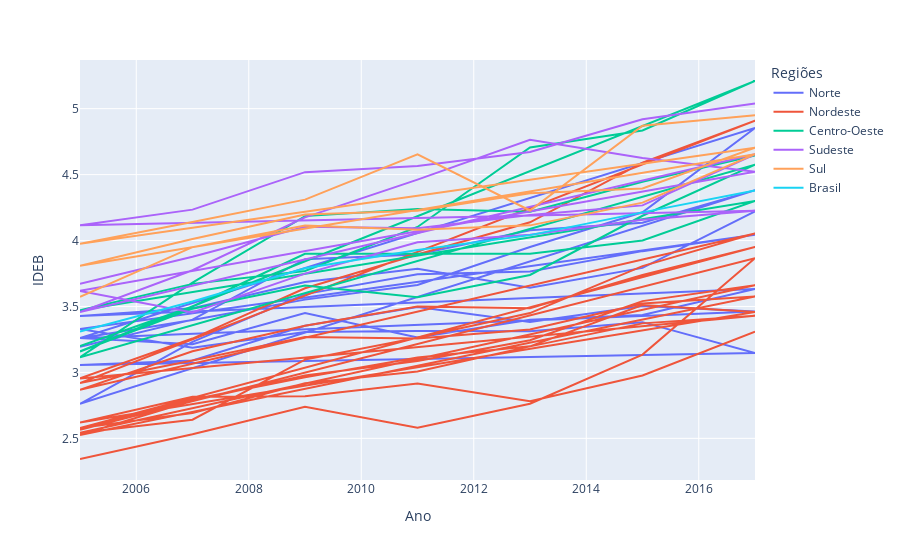

Here is the notebook cell this chart was saved with:
### Code cell
px.line(grouped, x="Ano", y="IDEB", color="Regiões")

### Figure 1 — Plotly figure (JSON) as saved in the notebook; plotly's stock layout.template omitted (floating-point values rounded to 4 significant figures)
{"data": [{"hovertemplate": "Regiões=Norte<br>Ano=%{x}<br>IDEB=%{y}<extra></extra>", "legendgroup": "Norte", "line": {"color": "#636efa", "dash": "solid"}, "mode": "lines", "name": "Norte", "orientation": "v", "showlegend": true, "type": "scatter", "x": [2005, 2007, 2009, 2011, 2013, 2015, 2017, 2005, 2007, 2009, 2011, 2013, 2015, 2017, 2005, 2007, 2009, 2011, 2013, 2015, 2017, 2005, 2007, 2009, 2011, 2013, 2015, 2017, 2005, 2007, 2009, 2011, 2013, 2015, 2017, 2005, 2007, 2009, 2011, 2013, 2015, 2017, 2005, 2007, 2009, 2011, 2013, 2015, 2017], "xaxis": "x", "y": [3.195, 3.4, 3.859, 3.895, 4.077, 4.135, 4.382, 2.762, 3.232, 3.594, 3.744, 3.766, 3.92, 4.044, 3.329, 3.187, 3.307, 3.313, 3.312, 3.381, 3.147, 3.056, 3.09, 3.353, 3.496, 3.383, 3.503, 3.462, 3.26, 3.398, 3.552, 3.663, 3.951, 4.214, 4.854, 3.262, 3.213, 3.45, 3.264, 3.4, 3.436, 3.633, 3.428, 3.486, 3.686, 3.785, 3.642, 3.792, 4.222], "yaxis": "y"}, {"hovertemplate": "Regiões=Nordeste<br>Ano=%{x}<br>IDEB=%{y}<extra></extra>", "legendgroup": "Nordeste", "line": {"color": "#EF553B", "dash": "solid"}, "mode": "lines", "name": "Nordeste", "orientation": "v", "showlegend": true, "type": "scatter", "x": [2005, 2007, 2009, 2011, 2013, 2015, 2017, 2005, 2007, 2009, 2011, 2013, 2015, 2017, 2005, 2007, 2009, 2011, 2013, 2015, 2017, 2005, 2007, 2009, 2011, 2013, 2015, 2017, 2005, 2007, 2009, 2011, 2013, 2015, 2017, 2005, 2007, 2009, 2011, 2013, 2015, 2017, 2005, 2007, 2009, 2011, 2013, 2015, 2017, 2005, 2007, 2009, 2011, 2013, 2015, 2017, 2005, 2007, 2009, 2011, 2013, 2015, 2017], "xaxis": "x", "y": [2.343, 2.531, 2.74, 2.581, 2.762, 3.135, 3.866, 2.565, 2.795, 2.963, 3.113, 3.198, 3.372, 3.429, 2.954, 3.257, 3.638, 3.895, 4.139, 4.59, 4.909, 2.919, 3.09, 3.269, 3.258, 3.326, 3.522, 3.576, 2.526, 2.785, 2.976, 3.087, 3.244, 3.541, 3.661, 2.542, 2.641, 3.097, 3.262, 3.45, 3.806, 4.053, 2.868, 3.16, 3.353, 3.5, 3.487, 3.739, 3.951, 2.578, 2.692, 2.918, 3.007, 3.197, 3.511, 3.458, 2.621, 2.816, 2.819, 2.916, 2.781, 2.977, 3.309], "yaxis": "y"}, {"hovertemplate": "Regiões=Centro-Oeste<br>Ano=%{x}<br>IDEB=%{y}<extra></extra>", "legendgroup": "Centro-Oeste", "line": {"color": "#00cc96", "dash": "solid"}, "mode": "lines", "name": "Centro-Oeste", "orientation": "v", "showlegend": true, "type": "scatter", "x": [2005, 2007, 2009, 2011, 2013, 2015, 2017, 2005, 2007, 2009, 2011, 2013, 2015, 2017, 2005, 2007, 2009, 2011, 2013, 2015, 2017, 2005, 2007, 2009, 2011, 2013, 2015, 2017], "xaxis": "x", "y": [3.2, 3.5, 3.9, 3.9, 3.9, 4, 4.3, 3.471, 3.671, 3.77, 4.103, 4.706, 4.834, 5.21, 3.159, 3.483, 3.659, 3.57, 3.739, 4.188, 4.575, 3.115, 3.68, 4.185, 4.239, 4.218, 4.445, 4.646], "yaxis": "y"}, {"hovertemplate": "Regiões=Sudeste<br>Ano=%{x}<br>IDEB=%{y}<extra></extra>", "legendgroup": "Sudeste", "line": {"color": "#ab63fa", "dash": "solid"}, "mode": "lines", "name": "Sudeste", "orientation": "v", "showlegend": true, "type": "scatter", "x": [2005, 2007, 2009, 2011, 2013, 2015, 2017, 2005, 2007, 2009, 2011, 2013, 2015, 2017, 2005, 2007, 2009, 2011, 2013, 2015, 2017, 2005, 2007, 2009, 2011, 2013, 2015, 2017], "xaxis": "x", "y": [3.672, 3.877, 4.104, 4.094, 4.194, 4.267, 4.654, 3.457, 3.775, 4.176, 4.462, 4.764, 4.626, 4.521, 3.618, 3.454, 3.749, 3.987, 4.043, 4.158, 4.227, 4.116, 4.235, 4.519, 4.566, 4.671, 4.92, 5.039], "yaxis": "y"}, {"hovertemplate": "Regiões=Sul<br>Ano=%{x}<br>IDEB=%{y}<extra></extra>", "legendgroup": "Sul", "line": {"color": "#FFA15A", "dash": "solid"}, "mode": "lines", "name": "Sul", "orientation": "v", "showlegend": true, "type": "scatter", "x": [2005, 2007, 2009, 2011, 2013, 2015, 2017, 2005, 2007, 2009, 2011, 2013, 2015, 2017, 2005, 2007, 2009, 2011, 2013, 2015, 2017], "xaxis": "x", "y": [3.573, 3.95, 4.114, 4.082, 4.115, 4.287, 4.654, 3.809, 4.011, 4.198, 4.226, 4.359, 4.395, 4.703, 3.976, 4.14, 4.31, 4.653, 4.228, 4.871, 4.95], "yaxis": "y"}, {"hovertemplate": "Regiões=Brasil<br>Ano=%{x}<br>IDEB=%{y}<extra></extra>", "legendgroup": "Brasil", "line": {"color": "#19d3f3", "dash": "solid"}, "mode": "lines", "name": "Brasil", "orientation": "v", "showlegend": true, "type": "scatter", "x": [2005, 2007, 2009, 2011, 2013, 2015, 2017], "xaxis": "x", "y": [3.311, 3.538, 3.79, 3.928, 4.041, 4.214, 4.38], "yaxis": "y"}], "layout": {"legend": {"title": {"text": "Regiões"}, "tracegroupgap": 0}, "margin": {"t": 60}, "xaxis": {"anchor": "y", "domain": [0, 1], "title": {"text": "Ano"}}, "yaxis": {"anchor": "x", "domain": [0, 1], "title": {"text": "IDEB"}}}}
